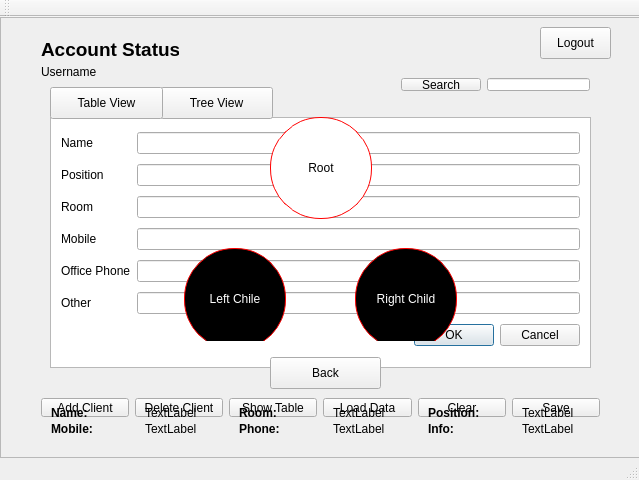
<?xml version="1.0" encoding="UTF-8"?>
<ui version="4.0">
 <class>MainWindow</class>
 <widget class="QMainWindow" name="MainWindow">
  <property name="geometry">
   <rect>
    <x>0</x>
    <y>0</y>
    <width>639</width>
    <height>480</height>
   </rect>
  </property>
  <property name="windowTitle">
   <string>MainWindow</string>
  </property>
  <property name="autoFillBackground">
   <bool>false</bool>
  </property>
  <widget class="QWidget" name="centralWidget">
   <widget class="QFrame" name="MainFrame">
    <property name="enabled">
     <bool>true</bool>
    </property>
    <property name="geometry">
     <rect>
      <x>0</x>
      <y>0</y>
      <width>641</width>
      <height>441</height>
     </rect>
    </property>
    <property name="frameShape">
     <enum>QFrame::StyledPanel</enum>
    </property>
    <property name="frameShadow">
     <enum>QFrame::Raised</enum>
    </property>
    <widget class="QWidget" name="horizontalLayoutWidget">
     <property name="geometry">
      <rect>
       <x>390</x>
       <y>50</y>
       <width>211</width>
       <height>35</height>
      </rect>
     </property>
     <layout class="QHBoxLayout" name="horizontalLayout">
      <item>
       <widget class="QPushButton" name="pushButton">
        <property name="text">
         <string>Search</string>
        </property>
       </widget>
      </item>
      <item>
       <layout class="QHBoxLayout" name="horizontalLayout_3">
        <item>
         <widget class="QLineEdit" name="lineEdit"/>
        </item>
       </layout>
      </item>
     </layout>
    </widget>
    <widget class="QFrame" name="AdminControls_2">
     <property name="geometry">
      <rect>
       <x>30</x>
       <y>370</y>
       <width>581</width>
       <height>41</height>
      </rect>
     </property>
     <layout class="QHBoxLayout" name="AdminControls">
      <item>
       <widget class="QPushButton" name="AddUserButton">
        <property name="text">
         <string>Add Client</string>
        </property>
       </widget>
      </item>
      <item>
       <widget class="QPushButton" name="DeleteUserButton">
        <property name="text">
         <string>Delete Client</string>
        </property>
       </widget>
      </item>
      <item>
       <widget class="QPushButton" name="pushButton_3">
        <property name="text">
         <string>Show Table</string>
        </property>
       </widget>
      </item>
      <item>
       <widget class="QPushButton" name="pushButton_2">
        <property name="text">
         <string>Load Data</string>
        </property>
       </widget>
      </item>
      <item>
       <widget class="QPushButton" name="pushButton_4">
        <property name="text">
         <string>Clear</string>
        </property>
       </widget>
      </item>
      <item>
       <widget class="QPushButton" name="SaveButton">
        <property name="text">
         <string>Save</string>
        </property>
       </widget>
      </item>
     </layout>
    </widget>
    <widget class="QWidget" name="verticalLayoutWidget">
     <property name="geometry">
      <rect>
       <x>30</x>
       <y>10</y>
       <width>160</width>
       <height>63</height>
      </rect>
     </property>
     <layout class="QVBoxLayout" name="verticalLayout">
      <item>
       <widget class="QLabel" name="AccountAccessLevel">
        <property name="text">
         <string>&lt;html&gt;&lt;head/&gt;&lt;body&gt;&lt;p&gt;&lt;span style=&quot; font-size:14pt; font-weight:600;&quot;&gt;Account Status&lt;/span&gt;&lt;/p&gt;&lt;/body&gt;&lt;/html&gt;</string>
        </property>
       </widget>
      </item>
      <item>
       <widget class="QLabel" name="UsernameLabel">
        <property name="text">
         <string>Username</string>
        </property>
       </widget>
      </item>
     </layout>
    </widget>
    <widget class="QPushButton" name="LogoutButton">
     <property name="geometry">
      <rect>
       <x>540</x>
       <y>10</y>
       <width>71</width>
       <height>32</height>
      </rect>
     </property>
     <property name="text">
      <string>Logout</string>
     </property>
    </widget>
    <widget class="QTableView" name="tableView">
     <property name="geometry">
      <rect>
       <x>50</x>
       <y>100</y>
       <width>541</width>
       <height>251</height>
      </rect>
     </property>
    </widget>
    <widget class="QWidget" name="gridLayoutWidget">
     <property name="geometry">
      <rect>
       <x>50</x>
       <y>100</y>
       <width>541</width>
       <height>251</height>
      </rect>
     </property>
     <layout class="QGridLayout" name="newUserDialogue">
      <item row="2" column="0">
       <widget class="QLabel" name="label_2">
        <property name="text">
         <string>Room</string>
        </property>
       </widget>
      </item>
      <item row="3" column="1">
       <widget class="QLineEdit" name="mobileLine"/>
      </item>
      <item row="1" column="1">
       <widget class="QLineEdit" name="positionLine"/>
      </item>
      <item row="3" column="0">
       <widget class="QLabel" name="label_3">
        <property name="text">
         <string>Mobile</string>
        </property>
       </widget>
      </item>
      <item row="0" column="1">
       <widget class="QLineEdit" name="nameLine"/>
      </item>
      <item row="5" column="0">
       <widget class="QLabel" name="label_4">
        <property name="text">
         <string>Other</string>
        </property>
       </widget>
      </item>
      <item row="5" column="1">
       <widget class="QLineEdit" name="otherInfoLine"/>
      </item>
      <item row="1" column="0">
       <widget class="QLabel" name="label_7">
        <property name="text">
         <string>Position</string>
        </property>
       </widget>
      </item>
      <item row="4" column="1">
       <widget class="QLineEdit" name="officePhoneLine"/>
      </item>
      <item row="6" column="1">
       <widget class="QDialogButtonBox" name="buttonBox">
        <property name="standardButtons">
         <set>QDialogButtonBox::Cancel|QDialogButtonBox::Ok</set>
        </property>
       </widget>
      </item>
      <item row="0" column="0">
       <widget class="QLabel" name="label">
        <property name="text">
         <string>Name</string>
        </property>
       </widget>
      </item>
      <item row="2" column="1">
       <widget class="QLineEdit" name="roomLine"/>
      </item>
      <item row="4" column="0">
       <widget class="QLabel" name="label_6">
        <property name="text">
         <string>Office Phone</string>
        </property>
       </widget>
      </item>
     </layout>
    </widget>
    <widget class="QPushButton" name="changeToTableViewBtn">
     <property name="geometry">
      <rect>
       <x>50</x>
       <y>70</y>
       <width>113</width>
       <height>32</height>
      </rect>
     </property>
     <property name="text">
      <string>Table View</string>
     </property>
    </widget>
    <widget class="QPushButton" name="changeToTreeViewBtn">
     <property name="geometry">
      <rect>
       <x>160</x>
       <y>70</y>
       <width>113</width>
       <height>32</height>
      </rect>
     </property>
     <property name="text">
      <string>Tree View</string>
     </property>
    </widget>
    <widget class="QWidget" name="treeViewWidget" native="true">
     <property name="geometry">
      <rect>
       <x>40</x>
       <y>70</y>
       <width>611</width>
       <height>461</height>
      </rect>
     </property>
     <widget class="QPushButton" name="rootBtn">
      <property name="geometry">
       <rect>
        <x>230</x>
        <y>30</y>
        <width>102</width>
        <height>102</height>
       </rect>
      </property>
      <property name="palette">
       <palette>
        <active>
         <colorrole role="Button">
          <brush brushstyle="SolidPattern">
           <color alpha="255">
            <red>255</red>
            <green>255</green>
            <blue>255</blue>
           </color>
          </brush>
         </colorrole>
         <colorrole role="Base">
          <brush brushstyle="SolidPattern">
           <color alpha="255">
            <red>255</red>
            <green>255</green>
            <blue>255</blue>
           </color>
          </brush>
         </colorrole>
         <colorrole role="Window">
          <brush brushstyle="SolidPattern">
           <color alpha="255">
            <red>255</red>
            <green>255</green>
            <blue>255</blue>
           </color>
          </brush>
         </colorrole>
        </active>
        <inactive>
         <colorrole role="Button">
          <brush brushstyle="SolidPattern">
           <color alpha="255">
            <red>255</red>
            <green>255</green>
            <blue>255</blue>
           </color>
          </brush>
         </colorrole>
         <colorrole role="Base">
          <brush brushstyle="SolidPattern">
           <color alpha="255">
            <red>255</red>
            <green>255</green>
            <blue>255</blue>
           </color>
          </brush>
         </colorrole>
         <colorrole role="Window">
          <brush brushstyle="SolidPattern">
           <color alpha="255">
            <red>255</red>
            <green>255</green>
            <blue>255</blue>
           </color>
          </brush>
         </colorrole>
        </inactive>
        <disabled>
         <colorrole role="Button">
          <brush brushstyle="SolidPattern">
           <color alpha="255">
            <red>255</red>
            <green>255</green>
            <blue>255</blue>
           </color>
          </brush>
         </colorrole>
         <colorrole role="Base">
          <brush brushstyle="SolidPattern">
           <color alpha="255">
            <red>255</red>
            <green>255</green>
            <blue>255</blue>
           </color>
          </brush>
         </colorrole>
         <colorrole role="Window">
          <brush brushstyle="SolidPattern">
           <color alpha="255">
            <red>255</red>
            <green>255</green>
            <blue>255</blue>
           </color>
          </brush>
         </colorrole>
        </disabled>
       </palette>
      </property>
      <property name="styleSheet">
       <string notr="true"> background-color: white;
 border-style: solid;
 border-width:1px;
 border-radius:50px;
 border-color: red;
 max-width:100px;
 max-height:100px;
 min-width:100px;
 min-height:100px;</string>
      </property>
      <property name="text">
       <string>Root</string>
      </property>
     </widget>
     <widget class="QPushButton" name="backBtn">
      <property name="geometry">
       <rect>
        <x>230</x>
        <y>270</y>
        <width>111</width>
        <height>32</height>
       </rect>
      </property>
      <property name="text">
       <string>Back</string>
      </property>
     </widget>
     <widget class="QWidget" name="layoutWidget">
      <property name="geometry">
       <rect>
        <x>0</x>
        <y>310</y>
        <width>581</width>
        <height>48</height>
       </rect>
      </property>
      <layout class="QVBoxLayout" name="verticalLayout_2">
       <item>
        <layout class="QHBoxLayout" name="horizontalLayout_4">
         <item>
          <widget class="QLabel" name="label_5">
           <property name="font">
            <font>
             <weight>75</weight>
             <bold>true</bold>
            </font>
           </property>
           <property name="text">
            <string>Name: </string>
           </property>
          </widget>
         </item>
         <item>
          <widget class="QLabel" name="nameLbl">
           <property name="text">
            <string>TextLabel</string>
           </property>
          </widget>
         </item>
         <item>
          <widget class="QLabel" name="label_8">
           <property name="font">
            <font>
             <weight>75</weight>
             <bold>true</bold>
            </font>
           </property>
           <property name="text">
            <string>Room: </string>
           </property>
          </widget>
         </item>
         <item>
          <widget class="QLabel" name="roomLbl">
           <property name="text">
            <string>TextLabel</string>
           </property>
          </widget>
         </item>
         <item>
          <widget class="QLabel" name="label_9">
           <property name="font">
            <font>
             <weight>75</weight>
             <bold>true</bold>
            </font>
           </property>
           <property name="text">
            <string>Position:</string>
           </property>
          </widget>
         </item>
         <item>
          <widget class="QLabel" name="positionLbl">
           <property name="text">
            <string>TextLabel</string>
           </property>
          </widget>
         </item>
        </layout>
       </item>
       <item>
        <layout class="QHBoxLayout" name="horizontalLayout_2">
         <item>
          <widget class="QLabel" name="label_10">
           <property name="font">
            <font>
             <weight>75</weight>
             <bold>true</bold>
            </font>
           </property>
           <property name="text">
            <string>Mobile: </string>
           </property>
          </widget>
         </item>
         <item>
          <widget class="QLabel" name="mobileLbl">
           <property name="text">
            <string>TextLabel</string>
           </property>
          </widget>
         </item>
         <item>
          <widget class="QLabel" name="label_11">
           <property name="font">
            <font>
             <weight>75</weight>
             <bold>true</bold>
            </font>
           </property>
           <property name="text">
            <string>Phone:</string>
           </property>
          </widget>
         </item>
         <item>
          <widget class="QLabel" name="phoneLbl">
           <property name="text">
            <string>TextLabel</string>
           </property>
          </widget>
         </item>
         <item>
          <widget class="QLabel" name="label_12">
           <property name="font">
            <font>
             <weight>75</weight>
             <bold>true</bold>
            </font>
           </property>
           <property name="text">
            <string>Info: </string>
           </property>
          </widget>
         </item>
         <item>
          <widget class="QLabel" name="infoLbl">
           <property name="text">
            <string>TextLabel</string>
           </property>
          </widget>
         </item>
        </layout>
       </item>
      </layout>
     </widget>
     <widget class="QWidget" name="layoutWidget_2">
      <property name="geometry">
       <rect>
        <x>70</x>
        <y>150</y>
        <width>421</width>
        <height>104</height>
       </rect>
      </property>
      <layout class="QHBoxLayout" name="horizontalLayout_5">
       <item>
        <widget class="QPushButton" name="leftChildBtn">
         <property name="styleSheet">
          <string notr="true"> background-color: black;
color: white;
 border-style: solid;
 border-width:1px;
 border-radius:50px;
 border-color: red;
 max-width:100px;
 max-height:100px;
 min-width:100px;
 min-height:100px;
</string>
         </property>
         <property name="text">
          <string>Left Chile</string>
         </property>
        </widget>
       </item>
       <item>
        <widget class="QPushButton" name="rightChildBtn">
         <property name="styleSheet">
          <string notr="true"> background-color: black;
color: white;
 border-style: solid;
 border-width:1px;
 border-radius:50px;
 border-color: red;
 max-width:100px;
 max-height:100px;
 min-width:100px;
 min-height:100px;
</string>
         </property>
         <property name="text">
          <string>Right Child</string>
         </property>
        </widget>
       </item>
      </layout>
     </widget>
     <zorder>layoutWidget_2</zorder>
     <zorder>rootBtn</zorder>
     <zorder>backBtn</zorder>
     <zorder>layoutWidget</zorder>
    </widget>
    <zorder>horizontalLayoutWidget</zorder>
    <zorder>AdminControls_2</zorder>
    <zorder>verticalLayoutWidget</zorder>
    <zorder>LogoutButton</zorder>
    <zorder>tableView</zorder>
    <zorder>gridLayoutWidget</zorder>
    <zorder>changeToTreeViewBtn</zorder>
    <zorder>treeViewWidget</zorder>
    <zorder>changeToTableViewBtn</zorder>
   </widget>
  </widget>
  <widget class="QToolBar" name="mainToolBar">
   <attribute name="toolBarArea">
    <enum>TopToolBarArea</enum>
   </attribute>
   <attribute name="toolBarBreak">
    <bool>false</bool>
   </attribute>
  </widget>
  <widget class="QStatusBar" name="statusBar"/>
  <action name="actionOpen">
   <property name="text">
    <string>Open</string>
   </property>
  </action>
  <action name="actionQuit">
   <property name="text">
    <string>Quit</string>
   </property>
  </action>
 </widget>
 <layoutdefault spacing="6" margin="11"/>
 <resources/>
 <connections/>
</ui>
